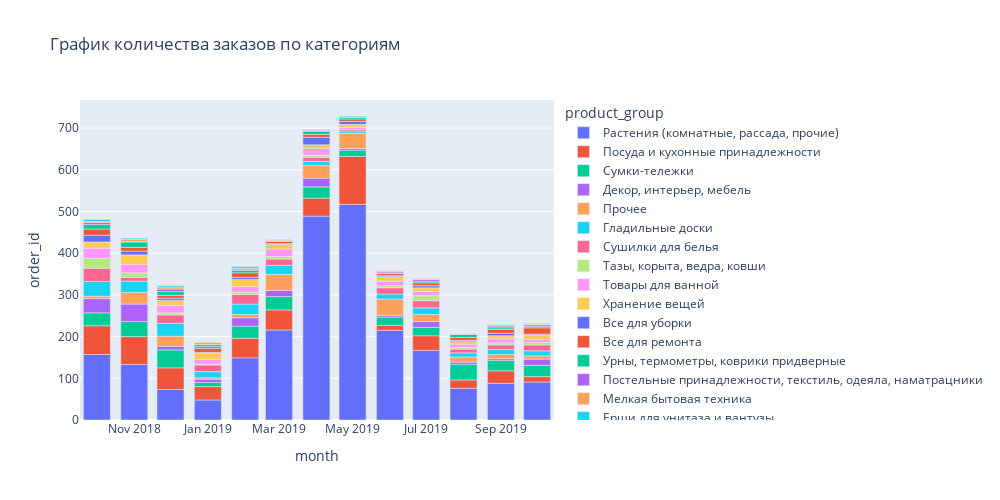

Source (notebook cell):
### Markdown cell above
Самыми прибыльными оказались категории - прочее и хозтовары.

Определим, влияет ли сезонность на количество заказов товаров определенной категории.

### Code cell
order = df.groupby(['month', 'product_group']).agg({'order_id': 'count'}).sort_values(by = 'order_id', ascending = False).reset_index()

fig = px.bar(order, x='month', y='order_id', title='График количества заказов по категориям', color='product_group', width=1000, height=500)
fig.show()

### Figure 1 — Plotly figure (JSON) as saved in the notebook; plotly's stock layout.template omitted (floating-point values rounded to 4 significant figures)
{"data": [{"alignmentgroup": "True", "hovertemplate": "product_group=Растения (комнатные, рассада, прочие)<br>month=%{x}<br>order_id=%{y}<extra></extra>", "legendgroup": "Растения (комнатные, рассада, прочие)", "marker": {"color": "#636efa"}, "name": "Растения (комнатные, рассада, прочие)", "offsetgroup": "Растения (комнатные, рассада, прочие)", "orientation": "v", "showlegend": true, "textposition": "auto", "type": "bar", "x": ["2019-05-01T00:00:00", "2019-04-01T00:00:00", "2019-03-01T00:00:00", "2019-06-01T00:00:00", "2019-07-01T00:00:00", "2018-10-01T00:00:00", "2019-02-01T00:00:00", "2018-11-01T00:00:00", "2019-10-01T00:00:00", "2019-09-01T00:00:00", "2019-08-01T00:00:00", "2018-12-01T00:00:00", "2019-01-01T00:00:00"], "xaxis": "x", "y": [517, 489, 216, 215, 167, 157, 149, 133, 91, 88, 76, 73, 48], "yaxis": "y"}, {"alignmentgroup": "True", "hovertemplate": "product_group=Посуда и кухонные принадлежности<br>month=%{x}<br>order_id=%{y}<extra></extra>", "legendgroup": "Посуда и кухонные принадлежности", "marker": {"color": "#EF553B"}, "name": "Посуда и кухонные принадлежности", "offsetgroup": "Посуда и кухонные принадлежности", "orientation": "v", "showlegend": true, "textposition": "auto", "type": "bar", "x": ["2019-05-01T00:00:00", "2018-10-01T00:00:00", "2018-11-01T00:00:00", "2018-12-01T00:00:00", "2019-03-01T00:00:00", "2019-02-01T00:00:00", "2019-04-01T00:00:00", "2019-07-01T00:00:00", "2019-01-01T00:00:00", "2019-09-01T00:00:00", "2019-08-01T00:00:00", "2019-10-01T00:00:00", "2019-06-01T00:00:00"], "xaxis": "x", "y": [115, 69, 67, 52, 48, 47, 43, 35, 32, 30, 20, 13, 12], "yaxis": "y"}, {"alignmentgroup": "True", "hovertemplate": "product_group=Сумки-тележки<br>month=%{x}<br>order_id=%{y}<extra></extra>", "legendgroup": "Сумки-тележки", "marker": {"color": "#00cc96"}, "name": "Сумки-тележки", "offsetgroup": "Сумки-тележки", "orientation": "v", "showlegend": true, "textposition": "auto", "type": "bar", "x": ["2018-12-01T00:00:00", "2019-08-01T00:00:00", "2018-11-01T00:00:00", "2019-03-01T00:00:00", "2018-10-01T00:00:00", "2019-02-01T00:00:00", "2019-04-01T00:00:00", "2019-10-01T00:00:00", "2019-09-01T00:00:00", "2019-07-01T00:00:00", "2019-06-01T00:00:00", "2019-05-01T00:00:00", "2019-01-01T00:00:00"], "xaxis": "x", "y": [43, 38, 36, 32, 31, 29, 27, 27, 25, 20, 20, 15, 10], "yaxis": "y"}, {"alignmentgroup": "True", "hovertemplate": "product_group=Декор, интерьер, мебель<br>month=%{x}<br>order_id=%{y}<extra></extra>", "legendgroup": "Декор, интерьер, мебель", "marker": {"color": "#ab63fa"}, "name": "Декор, интерьер, мебель", "offsetgroup": "Декор, интерьер, мебель", "orientation": "v", "showlegend": true, "textposition": "auto", "type": "bar", "x": ["2018-11-01T00:00:00", "2018-10-01T00:00:00", "2019-04-01T00:00:00", "2019-02-01T00:00:00", "2019-10-01T00:00:00", "2019-03-01T00:00:00", "2019-07-01T00:00:00", "2018-12-01T00:00:00", "2019-01-01T00:00:00", "2019-08-01T00:00:00", "2019-09-01T00:00:00", "2019-06-01T00:00:00", "2019-05-01T00:00:00"], "xaxis": "x", "y": [42, 34, 21, 20, 15, 15, 14, 9, 8, 5, 4, 4, 4], "yaxis": "y"}, {"alignmentgroup": "True", "hovertemplate": "product_group=Прочее<br>month=%{x}<br>order_id=%{y}<extra></extra>", "legendgroup": "Прочее", "marker": {"color": "#FFA15A"}, "name": "Прочее", "offsetgroup": "Прочее", "orientation": "v", "showlegend": true, "textposition": "auto", "type": "bar", "x": ["2019-06-01T00:00:00", "2019-03-01T00:00:00", "2019-05-01T00:00:00", "2019-04-01T00:00:00", "2018-11-01T00:00:00", "2018-12-01T00:00:00", "2019-07-01T00:00:00", "2019-08-01T00:00:00", "2019-09-01T00:00:00", "2019-02-01T00:00:00", "2019-10-01T00:00:00", "2018-10-01T00:00:00", "2019-01-01T00:00:00"], "xaxis": "x", "y": [39, 38, 37, 30, 28, 24, 17, 12, 10, 8, 8, 6, 3], "yaxis": "y"}, {"alignmentgroup": "True", "hovertemplate": "product_group=Гладильные доски<br>month=%{x}<br>order_id=%{y}<extra></extra>", "legendgroup": "Гладильные доски", "marker": {"color": "#19d3f3"}, "name": "Гладильные доски", "offsetgroup": "Гладильные доски", "orientation": "v", "showlegend": true, "textposition": "auto", "type": "bar", "x": ["2018-10-01T00:00:00", "2018-12-01T00:00:00", "2018-11-01T00:00:00", "2019-02-01T00:00:00", "2019-03-01T00:00:00", "2019-07-01T00:00:00", "2019-01-01T00:00:00", "2019-09-01T00:00:00", "2019-10-01T00:00:00", "2019-06-01T00:00:00", "2019-04-01T00:00:00", "2019-08-01T00:00:00", "2019-05-01T00:00:00"], "xaxis": "x", "y": [35, 31, 27, 25, 22, 16, 15, 12, 12, 12, 10, 10, 5], "yaxis": "y"}, {"alignmentgroup": "True", "hovertemplate": "product_group=Сушилки для белья<br>month=%{x}<br>order_id=%{y}<extra></extra>", "legendgroup": "Сушилки для белья", "marker": {"color": "#FF6692"}, "name": "Сушилки для белья", "offsetgroup": "Сушилки для белья", "orientation": "v", "showlegend": true, "textposition": "auto", "type": "bar", "x": ["2018-10-01T00:00:00", "2019-02-01T00:00:00", "2018-12-01T00:00:00", "2019-07-01T00:00:00", "2019-01-01T00:00:00", "2019-03-01T00:00:00", "2019-06-01T00:00:00", "2019-10-01T00:00:00", "2019-09-01T00:00:00", "2019-04-01T00:00:00", "2019-08-01T00:00:00", "2018-11-01T00:00:00", "2019-05-01T00:00:00"], "xaxis": "x", "y": [32, 23, 20, 17, 16, 15, 15, 14, 11, 10, 9, 9, 4], "yaxis": "y"}, {"alignmentgroup": "True", "hovertemplate": "product_group=Тазы, корыта, ведра, ковши<br>month=%{x}<br>order_id=%{y}<extra></extra>", "legendgroup": "Тазы, корыта, ведра, ковши", "marker": {"color": "#B6E880"}, "name": "Тазы, корыта, ведра, ковши", "offsetgroup": "Тазы, корыта, ведра, ковши", "orientation": "v", "showlegend": true, "textposition": "auto", "type": "bar", "x": ["2018-10-01T00:00:00", "2019-07-01T00:00:00", "2018-11-01T00:00:00", "2019-03-01T00:00:00", "2019-10-01T00:00:00", "2019-02-01T00:00:00", "2018-12-01T00:00:00", "2019-04-01T00:00:00", "2019-09-01T00:00:00", "2019-06-01T00:00:00", "2019-08-01T00:00:00", "2019-01-01T00:00:00"], "xaxis": "x", "y": [24, 12, 11, 6, 6, 6, 5, 5, 5, 5, 4, 2], "yaxis": "y"}, {"alignmentgroup": "True", "hovertemplate": "product_group=Товары для ванной<br>month=%{x}<br>order_id=%{y}<extra></extra>", "legendgroup": "Товары для ванной", "marker": {"color": "#FF97FF"}, "name": "Товары для ванной", "offsetgroup": "Товары для ванной", "orientation": "v", "showlegend": true, "textposition": "auto", "type": "bar", "x": ["2018-10-01T00:00:00", "2018-11-01T00:00:00", "2019-03-01T00:00:00", "2018-12-01T00:00:00", "2019-04-01T00:00:00", "2019-02-01T00:00:00", "2019-06-01T00:00:00", "2019-01-01T00:00:00", "2019-07-01T00:00:00", "2019-09-01T00:00:00", "2019-08-01T00:00:00", "2019-10-01T00:00:00", "2019-05-01T00:00:00"], "xaxis": "x", "y": [24, 20, 18, 18, 16, 13, 11, 11, 10, 10, 8, 7, 5], "yaxis": "y"}, {"alignmentgroup": "True", "hovertemplate": "product_group=Хранение вещей<br>month=%{x}<br>order_id=%{y}<extra></extra>", "legendgroup": "Хранение вещей", "marker": {"color": "#FECB52"}, "name": "Хранение вещей", "offsetgroup": "Хранение вещей", "orientation": "v", "showlegend": true, "textposition": "auto", "type": "bar", "x": ["2018-11-01T00:00:00", "2019-02-01T00:00:00", "2019-01-01T00:00:00", "2018-10-01T00:00:00", "2018-12-01T00:00:00", "2019-06-01T00:00:00", "2019-03-01T00:00:00", "2019-10-01T00:00:00", "2019-07-01T00:00:00", "2019-04-01T00:00:00", "2019-09-01T00:00:00", "2019-05-01T00:00:00", "2019-08-01T00:00:00"], "xaxis": "x", "y": [23, 17, 16, 15, 12, 11, 11, 11, 9, 9, 7, 7, 6], "yaxis": "y"}, {"alignmentgroup": "True", "hovertemplate": "product_group=Все для уборки<br>month=%{x}<br>order_id=%{y}<extra></extra>", "legendgroup": "Все для уборки", "marker": {"color": "#636efa"}, "name": "Все для уборки", "offsetgroup": "Все для уборки", "orientation": "v", "showlegend": true, "textposition": "auto", "type": "bar", "x": ["2019-04-01T00:00:00", "2018-10-01T00:00:00", "2018-11-01T00:00:00", "2019-05-01T00:00:00", "2019-09-01T00:00:00", "2019-02-01T00:00:00", "2018-12-01T00:00:00", "2019-07-01T00:00:00", "2019-08-01T00:00:00", "2019-06-01T00:00:00", "2019-10-01T00:00:00", "2019-03-01T00:00:00", "2019-01-01T00:00:00"], "xaxis": "x", "y": [18, 16, 9, 7, 6, 5, 5, 5, 3, 2, 2, 2, 1], "yaxis": "y"}, {"alignmentgroup": "True", "hovertemplate": "product_group=Все для ремонта<br>month=%{x}<br>order_id=%{y}<extra></extra>", "legendgroup": "Все для ремонта", "marker": {"color": "#EF553B"}, "name": "Все для ремонта", "offsetgroup": "Все для ремонта", "orientation": "v", "showlegend": true, "textposition": "auto", "type": "bar", "x": ["2019-10-01T00:00:00", "2018-10-01T00:00:00", "2019-02-01T00:00:00", "2019-01-01T00:00:00", "2019-09-01T00:00:00", "2018-11-01T00:00:00", "2018-12-01T00:00:00", "2019-08-01T00:00:00", "2019-07-01T00:00:00", "2019-04-01T00:00:00", "2019-05-01T00:00:00", "2019-06-01T00:00:00", "2019-03-01T00:00:00"], "xaxis": "x", "y": [15, 15, 11, 10, 9, 9, 7, 7, 7, 7, 6, 5, 5], "yaxis": "y"}, {"alignmentgroup": "True", "hovertemplate": "product_group=Урны, термометры, коврики придверные<br>month=%{x}<br>order_id=%{y}<extra></extra>", "legendgroup": "Урны, термометры, коврики придверные", "marker": {"color": "#00cc96"}, "name": "Урны, термометры, коврики придверные", "offsetgroup": "Урны, термометры, коврики придверные", "orientation": "v", "showlegend": true, "textposition": "auto", "type": "bar", "x": ["2018-11-01T00:00:00", "2018-10-01T00:00:00", "2018-12-01T00:00:00", "2019-08-01T00:00:00", "2019-04-01T00:00:00", "2019-02-01T00:00:00", "2019-01-01T00:00:00", "2019-09-01T00:00:00", "2019-05-01T00:00:00", "2019-07-01T00:00:00", "2019-10-01T00:00:00", "2019-03-01T00:00:00", "2019-06-01T00:00:00"], "xaxis": "x", "y": [13, 11, 9, 7, 7, 6, 5, 4, 4, 4, 3, 2, 2], "yaxis": "y"}, {"alignmentgroup": "True", "hovertemplate": "product_group=Постельные принадлежности, текстиль, одеяла, наматрацники<br>month=%{x}<br>order_id=%{y}<extra></extra>", "legendgroup": "Постельные принадлежности, текстиль, одеяла, наматрацники", "marker": {"color": "#ab63fa"}, "name": "Постельные принадлежности, текстиль, одеяла, наматрацники", "offsetgroup": "Постельные принадлежности, текстиль, одеяла, наматрацники", "orientation": "v", "showlegend": true, "textposition": "auto", "type": "bar", "x": ["2018-12-01T00:00:00", "2018-10-01T00:00:00", "2019-10-01T00:00:00", "2019-09-01T00:00:00", "2019-01-01T00:00:00", "2019-07-01T00:00:00", "2019-06-01T00:00:00", "2019-04-01T00:00:00", "2019-02-01T00:00:00", "2019-05-01T00:00:00", "2018-11-01T00:00:00", "2019-08-01T00:00:00"], "xaxis": "x", "y": [6, 5, 4, 4, 4, 4, 3, 3, 3, 1, 1, 1], "yaxis": "y"}, {"alignmentgroup": "True", "hovertemplate": "product_group=Мелкая бытовая техника<br>month=%{x}<br>order_id=%{y}<extra></extra>", "legendgroup": "Мелкая бытовая техника", "marker": {"color": "#FFA15A"}, "name": "Мелкая бытовая техника", "offsetgroup": "Мелкая бытовая техника", "orientation": "v", "showlegend": true, "textposition": "auto", "type": "bar", "x": ["2018-12-01T00:00:00", "2018-11-01T00:00:00", "2019-01-01T00:00:00", "2019-09-01T00:00:00", "2019-03-01T00:00:00", "2019-06-01T00:00:00", "2018-10-01T00:00:00", "2019-10-01T00:00:00", "2019-07-01T00:00:00", "2019-02-01T00:00:00", "2019-08-01T00:00:00", "2019-04-01T00:00:00"], "xaxis": "x", "y": [5, 5, 5, 3, 2, 2, 2, 2, 2, 2, 1, 1], "yaxis": "y"}, {"alignmentgroup": "True", "hovertemplate": "product_group=Ерши для унитаза и вантузы<br>month=%{x}<br>order_id=%{y}<extra></extra>", "legendgroup": "Ерши для унитаза и вантузы", "marker": {"color": "#19d3f3"}, "name": "Ерши для унитаза и вантузы", "offsetgroup": "Ерши для унитаза и вантузы", "orientation": "v", "showlegend": true, "textposition": "auto", "type": "bar", "x": ["2018-10-01T00:00:00", "2019-02-01T00:00:00", "2018-12-01T00:00:00", "2018-11-01T00:00:00", "2019-05-01T00:00:00", "2019-03-01T00:00:00", "2019-10-01T00:00:00", "2019-04-01T00:00:00", "2019-09-01T00:00:00"], "xaxis": "x", "y": [5, 4, 3, 3, 2, 1, 1, 1, 1], "yaxis": "y"}], "layout": {"barmode": "relative", "height": 500, "legend": {"title": {"text": "product_group"}, "tracegroupgap": 0}, "title": {"text": "График количества заказов по категориям"}, "width": 1000, "xaxis": {"anchor": "y", "domain": [0, 1], "title": {"text": "month"}}, "yaxis": {"anchor": "x", "domain": [0, 1], "title": {"text": "order_id"}}}}
